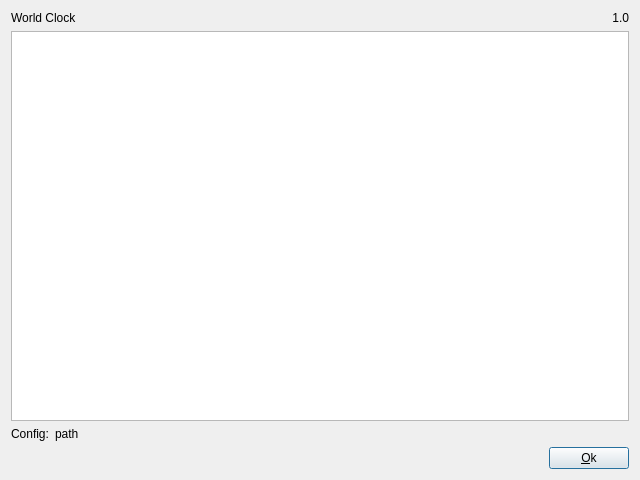
<?xml version="1.0" encoding="UTF-8"?>
<ui version="4.0">
 <class>About</class>
 <widget class="QDialog" name="About">
  <property name="geometry">
   <rect>
    <x>0</x>
    <y>0</y>
    <width>640</width>
    <height>480</height>
   </rect>
  </property>
  <property name="windowTitle">
   <string>About</string>
  </property>
  <property name="windowIcon">
   <iconset resource="worldclock.qrc">
    <normaloff>:/questionmark.svg</normaloff>:/questionmark.svg</iconset>
  </property>
  <layout class="QVBoxLayout" name="verticalLayout">
   <item>
    <layout class="QHBoxLayout" name="layoutTitle">
     <item>
      <widget class="QLabel" name="lblName">
       <property name="text">
        <string>World Clock</string>
       </property>
      </widget>
     </item>
     <item>
      <widget class="QLabel" name="lblVersion">
       <property name="text">
        <string>1.0</string>
       </property>
       <property name="alignment">
        <set>Qt::AlignRight|Qt::AlignTrailing|Qt::AlignVCenter</set>
       </property>
      </widget>
     </item>
    </layout>
   </item>
   <item>
    <widget class="QPlainTextEdit" name="txtLicense">
     <property name="sizePolicy">
      <sizepolicy hsizetype="MinimumExpanding" vsizetype="Expanding">
       <horstretch>0</horstretch>
       <verstretch>0</verstretch>
      </sizepolicy>
     </property>
     <property name="lineWrapMode">
      <enum>QPlainTextEdit::NoWrap</enum>
     </property>
     <property name="readOnly">
      <bool>true</bool>
     </property>
    </widget>
   </item>
   <item>
    <layout class="QHBoxLayout" name="LayoutConfig">
     <item>
      <widget class="QLabel" name="lblConfig">
       <property name="sizePolicy">
        <sizepolicy hsizetype="Minimum" vsizetype="Preferred">
         <horstretch>0</horstretch>
         <verstretch>0</verstretch>
        </sizepolicy>
       </property>
       <property name="text">
        <string>Config:</string>
       </property>
      </widget>
     </item>
     <item>
      <widget class="QLabel" name="lblConfigPath">
       <property name="sizePolicy">
        <sizepolicy hsizetype="MinimumExpanding" vsizetype="Preferred">
         <horstretch>0</horstretch>
         <verstretch>0</verstretch>
        </sizepolicy>
       </property>
       <property name="text">
        <string>path</string>
       </property>
      </widget>
     </item>
    </layout>
   </item>
   <item>
    <layout class="QHBoxLayout" name="LayoutButtons">
     <item>
      <spacer name="horizontalSpacer">
       <property name="orientation">
        <enum>Qt::Horizontal</enum>
       </property>
       <property name="sizeHint" stdset="0">
        <size>
         <width>40</width>
         <height>20</height>
        </size>
       </property>
      </spacer>
     </item>
     <item>
      <widget class="QPushButton" name="btnOk">
       <property name="text">
        <string>&amp;Ok</string>
       </property>
      </widget>
     </item>
    </layout>
   </item>
  </layout>
 </widget>
 <resources>
  <include location="worldclock.qrc"/>
 </resources>
 <connections/>
</ui>
